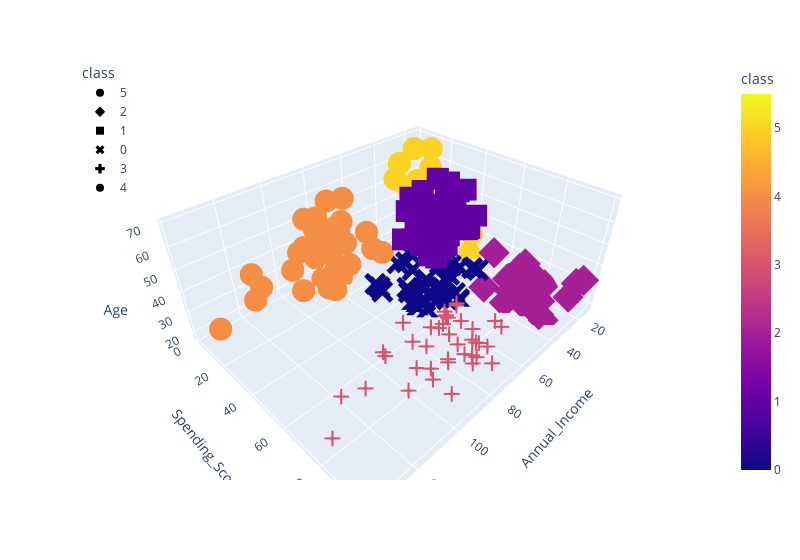

Source (notebook cell):
### Code cell
fig = px.scatter_3d(
    df_shopping,
    x="Annual_Income",
    y="Spending_Score",
    z="Age",
    color="class",
    symbol="class",
    width=800,
)
fig.update_layout(legend=dict(x=0, y=1))
fig.show()

### Figure 1 — Plotly figure (JSON) as saved in the notebook; plotly's stock layout.template omitted (floating-point values rounded to 4 significant figures)
{"data": [{"hovertemplate": "class=%{marker.color}<br>Annual_Income=%{x}<br>Spending_Score=%{y}<br>Age=%{z}<extra></extra>", "legendgroup": "5", "marker": {"color": [5, 5, 5, 5, 5, 5, 5, 5, 5, 5, 5, 5, 5, 5, 5, 5, 5, 5, 5, 5, 5], "coloraxis": "coloraxis", "symbol": "circle"}, "mode": "markers", "name": "5", "scene": "scene", "showlegend": true, "type": "scatter3d", "x": [15, 16, 17, 18, 19, 19, 20, 20, 21, 23, 24, 25, 28, 28, 29, 30, 33, 33, 34, 37, 39], "y": [39, 6, 40, 6, 3, 14, 15, 13, 35, 29, 35, 5, 14, 32, 31, 4, 4, 14, 17, 26, 28], "z": [19, 20, 31, 35, 64, 67, 58, 37, 35, 52, 35, 46, 54, 45, 40, 60, 53, 49, 42, 36, 49]}, {"hovertemplate": "class=%{marker.color}<br>Annual_Income=%{x}<br>Spending_Score=%{y}<br>Age=%{z}<extra></extra>", "legendgroup": "2", "marker": {"color": [2, 2, 2, 2, 2, 2, 2, 2, 2, 2, 2, 2, 2, 2, 2, 2, 2, 2, 2, 2, 2, 2], "coloraxis": "coloraxis", "symbol": "diamond"}, "mode": "markers", "name": "2", "scene": "scene", "showlegend": true, "type": "scatter3d", "x": [15, 16, 17, 18, 19, 19, 20, 20, 21, 23, 24, 25, 28, 28, 29, 30, 33, 33, 34, 37, 38, 39], "y": [81, 77, 76, 94, 72, 99, 77, 79, 66, 98, 73, 73, 82, 61, 87, 73, 92, 81, 73, 75, 92, 65], "z": [21, 23, 22, 23, 30, 35, 24, 22, 20, 35, 25, 31, 29, 35, 23, 21, 18, 21, 30, 20, 24, 24]}, {"hovertemplate": "class=%{marker.color}<br>Annual_Income=%{x}<br>Spending_Score=%{y}<br>Age=%{z}<extra></extra>", "legendgroup": "1", "marker": {"color": [1, 1, 1, 1, 1, 1, 1, 1, 1, 1, 1, 1, 1, 1, 1, 1, 1, 1, 1, 1, 1, 1, 1, 1, 1, 1, 1, 1, 1, 1, 1, 1, 1, 1, 1, 1, 1, 1, 1, 1, 1, 1, 1, 1, 1], "coloraxis": "coloraxis", "symbol": "square"}, "mode": "markers", "name": "1", "scene": "scene", "showlegend": true, "type": "scatter3d", "x": [38, 39, 40, 42, 43, 43, 43, 44, 44, 46, 46, 47, 47, 48, 48, 48, 49, 49, 50, 50, 54, 54, 54, 54, 54, 54, 54, 57, 58, 59, 60, 60, 61, 62, 62, 62, 63, 63, 63, 63, 63, 65, 65, 67, 67], "y": [35, 36, 55, 52, 60, 45, 41, 50, 46, 46, 56, 52, 59, 51, 50, 48, 55, 42, 49, 56, 47, 53, 42, 51, 41, 44, 46, 58, 46, 55, 49, 47, 42, 48, 59, 56, 50, 46, 43, 48, 52, 43, 59, 43, 57], "z": [65, 48, 50, 49, 59, 50, 47, 51, 69, 53, 70, 67, 54, 63, 43, 68, 70, 47, 60, 60, 59, 45, 49, 57, 67, 46, 48, 55, 50, 68, 48, 47, 48, 49, 67, 49, 66, 54, 68, 66, 65, 63, 49, 51, 50]}, {"hovertemplate": "class=%{marker.color}<br>Annual_Income=%{x}<br>Spending_Score=%{y}<br>Age=%{z}<extra></extra>", "legendgroup": "0", "marker": {"color": [0, 0, 0, 0, 0, 0, 0, 0, 0, 0, 0, 0, 0, 0, 0, 0, 0, 0, 0, 0, 0, 0, 0, 0, 0, 0, 0, 0, 0, 0, 0, 0, 0, 0, 0, 0, 0, 0], "coloraxis": "coloraxis", "symbol": "x"}, "mode": "markers", "name": "0", "scene": "scene", "showlegend": true, "type": "scatter3d", "x": [39, 40, 40, 40, 42, 43, 46, 46, 48, 48, 48, 54, 54, 54, 54, 54, 57, 58, 59, 60, 60, 60, 60, 61, 62, 62, 62, 63, 64, 64, 65, 65, 67, 67, 69, 70, 72, 76], "y": [61, 47, 42, 42, 60, 54, 51, 55, 59, 59, 47, 54, 48, 52, 55, 57, 55, 60, 41, 40, 42, 52, 50, 49, 41, 55, 42, 54, 42, 46, 48, 50, 56, 40, 58, 29, 34, 40], "z": [31, 27, 29, 31, 33, 31, 27, 19, 18, 19, 32, 26, 40, 23, 38, 21, 22, 34, 18, 40, 32, 24, 27, 20, 23, 26, 21, 19, 38, 19, 18, 19, 27, 38, 40, 23, 25, 28]}, {"hovertemplate": "class=%{marker.color}<br>Annual_Income=%{x}<br>Spending_Score=%{y}<br>Age=%{z}<extra></extra>", "legendgroup": "3", "marker": {"color": [3, 3, 3, 3, 3, 3, 3, 3, 3, 3, 3, 3, 3, 3, 3, 3, 3, 3, 3, 3, 3, 3, 3, 3, 3, 3, 3, 3, 3, 3, 3, 3, 3, 3, 3, 3, 3, 3, 3], "coloraxis": "coloraxis", "symbol": "cross"}, "mode": "markers", "name": "3", "scene": "scene", "showlegend": true, "type": "scatter3d", "x": [69, 70, 71, 71, 71, 72, 73, 73, 74, 75, 76, 77, 77, 78, 78, 78, 78, 78, 78, 79, 81, 85, 86, 87, 87, 87, 88, 88, 93, 97, 98, 99, 101, 103, 103, 113, 120, 126, 137], "y": [91, 77, 95, 75, 75, 71, 88, 73, 72, 93, 87, 97, 74, 90, 88, 76, 89, 78, 73, 83, 93, 75, 95, 63, 75, 92, 86, 69, 90, 86, 88, 97, 68, 85, 69, 91, 79, 74, 83], "z": [39, 31, 40, 38, 39, 31, 29, 32, 35, 32, 32, 28, 32, 34, 39, 38, 27, 30, 30, 29, 31, 36, 33, 32, 28, 36, 30, 27, 35, 32, 29, 30, 28, 36, 32, 38, 35, 32, 30]}, {"hovertemplate": "class=%{marker.color}<br>Annual_Income=%{x}<br>Spending_Score=%{y}<br>Age=%{z}<extra></extra>", "legendgroup": "4", "marker": {"color": [4, 4, 4, 4, 4, 4, 4, 4, 4, 4, 4, 4, 4, 4, 4, 4, 4, 4, 4, 4, 4, 4, 4, 4, 4, 4, 4, 4, 4, 4, 4, 4, 4, 4, 4], "coloraxis": "coloraxis", "symbol": "circle"}, "mode": "markers", "name": "4", "scene": "scene", "showlegend": true, "type": "scatter3d", "x": [71, 71, 71, 73, 73, 74, 75, 77, 77, 78, 78, 78, 78, 78, 78, 79, 81, 85, 86, 87, 87, 87, 88, 88, 93, 97, 98, 99, 101, 103, 103, 113, 120, 126, 137], "y": [35, 11, 9, 5, 7, 10, 5, 12, 36, 22, 17, 20, 16, 1, 1, 35, 5, 26, 20, 27, 13, 10, 13, 15, 14, 32, 15, 39, 24, 17, 23, 8, 16, 28, 18], "z": [43, 59, 47, 20, 44, 19, 57, 25, 48, 34, 43, 44, 47, 37, 34, 56, 19, 50, 42, 36, 40, 36, 52, 58, 59, 37, 46, 41, 54, 41, 34, 33, 47, 45, 32]}], "layout": {"coloraxis": {"colorbar": {"title": {"text": "class"}}, "colorscale": [[0, "#0d0887"], [0.1111, "#46039f"], [0.2222, "#7201a8"], [0.3333, "#9c179e"], [0.4444, "#bd3786"], [0.5556, "#d8576b"], [0.6667, "#ed7953"], [0.7778, "#fb9f3a"], [0.8889, "#fdca26"], [1, "#f0f921"]]}, "legend": {"title": {"text": "class"}, "tracegroupgap": 0, "x": 0, "y": 1}, "margin": {"t": 60}, "scene": {"domain": {"x": [0, 1], "y": [0, 1]}, "xaxis": {"title": {"text": "Annual_Income"}}, "yaxis": {"title": {"text": "Spending_Score"}}, "zaxis": {"title": {"text": "Age"}}}, "width": 800}}
